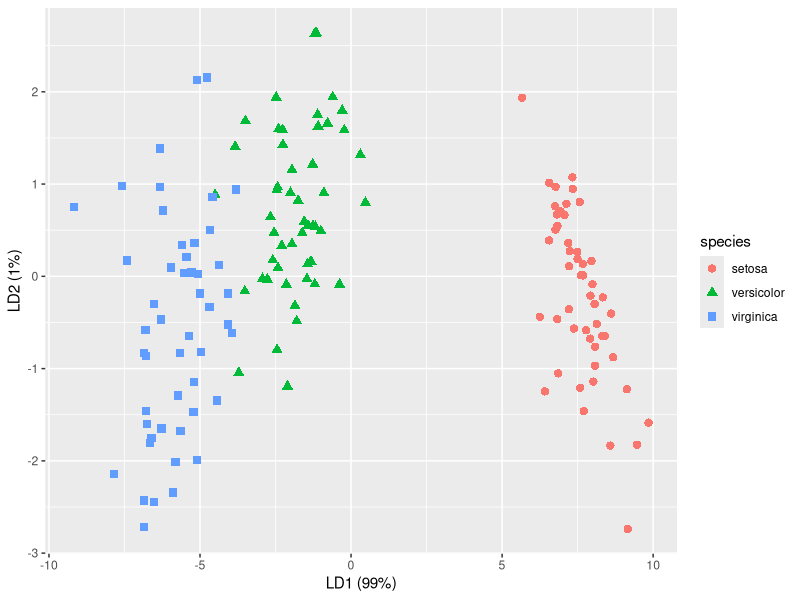
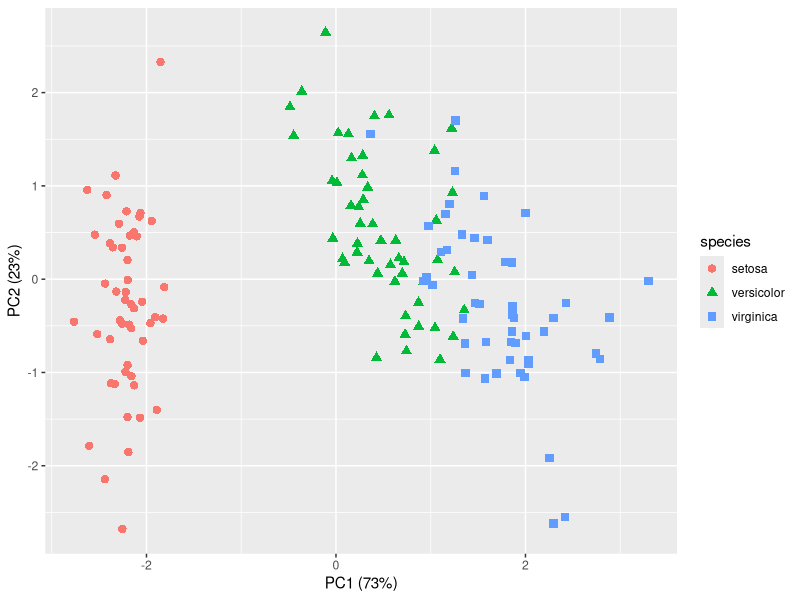
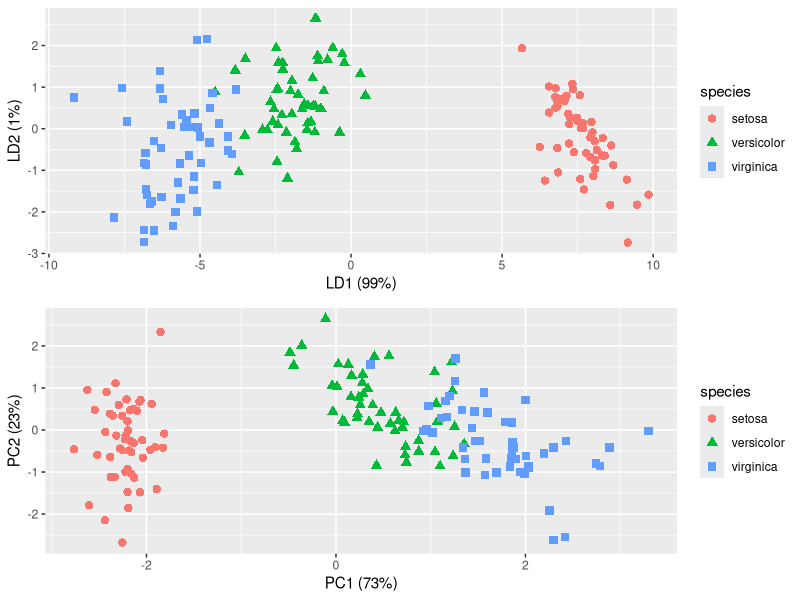

The R script that drew these images, in order:
#===========================================================================#
# fames-script1_lda_vs_pca.R
#
# Direct copy of vignette from
# https://gist.github.com/thigm85/8424654, pointed to in
# https://www.r-bloggers.com/2014/01/computing-and-visualizing-lda-in-r/,
# Thank you Thiago G. Martins!
#
# 1. Perform and annotate PCA
# 2. Perform and annotate LDA
# 3. Graphical comparisons of PCA and LDA
#
#===========================================================================#

require(MASS)
require(ggplot2)
require(scales)
require(gridExtra)

#-- 1. Perform and annotate PCA ---------------------------------------------

pca <- prcomp(iris[,-5], # drops Species, all numeric data frame
              center = TRUE,
              scale. = TRUE) 
## prcomp is base R. pca is a list with 5 objects

pca$sdev # num [1:4]
# [1] 1.7083611 0.9560494 0.3830886 0.1439265

pca$rotation #num, 1:4, 1:4]
#                     PC1         PC2        PC3        PC4
# Sepal.Length  0.5210659 -0.37741762  0.7195664  0.2612863
# Sepal.Width  -0.2693474 -0.92329566 -0.2443818 -0.1235096
# Petal.Length  0.5804131 -0.02449161 -0.1421264 -0.8014492
# Petal.Width   0.5648565 -0.06694199 -0.6342727  0.5235971

pca$center # Named num [1:4]
# Sepal.Length  Sepal.Width Petal.Length  Petal.Width 
#     5.843333     3.057333     3.758000     1.199333

pca$scale #  Named num [1:4]
# Sepal.Length  Sepal.Width Petal.Length  Petal.Width 
#    0.8280661    0.4358663    1.7652982    0.7622377 

head(pca$x,3) # num [1:150]
#            PC1        PC2         PC3          PC4
# [1,] -2.257141 -0.4784238  0.12727962  0.024087508
# [2,] -2.074013  0.6718827  0.23382552  0.102662845
# [3,] -2.356335  0.3407664 -0.04405390  0.028282305
# [4,] -2.291707  0.5953999 -0.09098530 -0.065735340
# [5,] -2.381863 -0.6446757 -0.01568565 -0.035802870
# [6,] -2.068701 -1.4842053 -0.02687825  0.006586116

## Proportion of between-class variance by components
prop.pca = pca$sdev^2/sum(pca$sdev^2)
prop.pca
# [1] 0.729624454 0.228507618 0.036689219 0.005178709

#-- 2. Perform and annotate LDA ---------------------------------------------

lda <- MASS::lda(Species ~ ., 
                 iris, 
                 prior = c(1,1,1)/3)
  # lda is a list of 10 objects

prop.lda = lda$svd^2/sum(lda$svd^2)
prop.lda
# [1] 0.991212605 0.008787395

plda <- predict(object = lda,
                newdata = iris) # plda is a list of three objects

plda$class # factor w 3 levels, 150 obs

head(plda$posterior,2) # posterior prob. by classification
#   setosa   versicolor    virginica
# 1      1 3.896358e-22 2.611168e-42
# 2      1 7.217970e-18 5.042143e-37

head(plda$x) # score on two axes
#        LD1        LD2
# 1 8.061800  0.3004206
# 2 7.128688 -0.7866604

#-- 3. Graphical comparisons of PCA and LDA -----------------------------------

dataset = data.frame(species = iris[,"Species"], # take single col frm src dat
                     pca = pca$x, lda = plda$x)

p1 <- ggplot(dataset) + geom_point(aes(lda.LD1, lda.LD2, colour = species, shape = species), size = 2.5) + 
  labs(x = paste("LD1 (", percent(prop.lda[1]), ")", sep=""),
       y = paste("LD2 (", percent(prop.lda[2]), ")", sep=""))
p1

p2 <- ggplot(dataset) + geom_point(aes(pca.PC1, pca.PC2, colour = species, shape = species), size = 2.5) +
  labs(x = paste("PC1 (", percent(prop.pca[1]), ")", sep=""),
       y = paste("PC2 (", percent(prop.pca[2]), ")", sep=""))
p2

grid.arrange(p1, p2)

